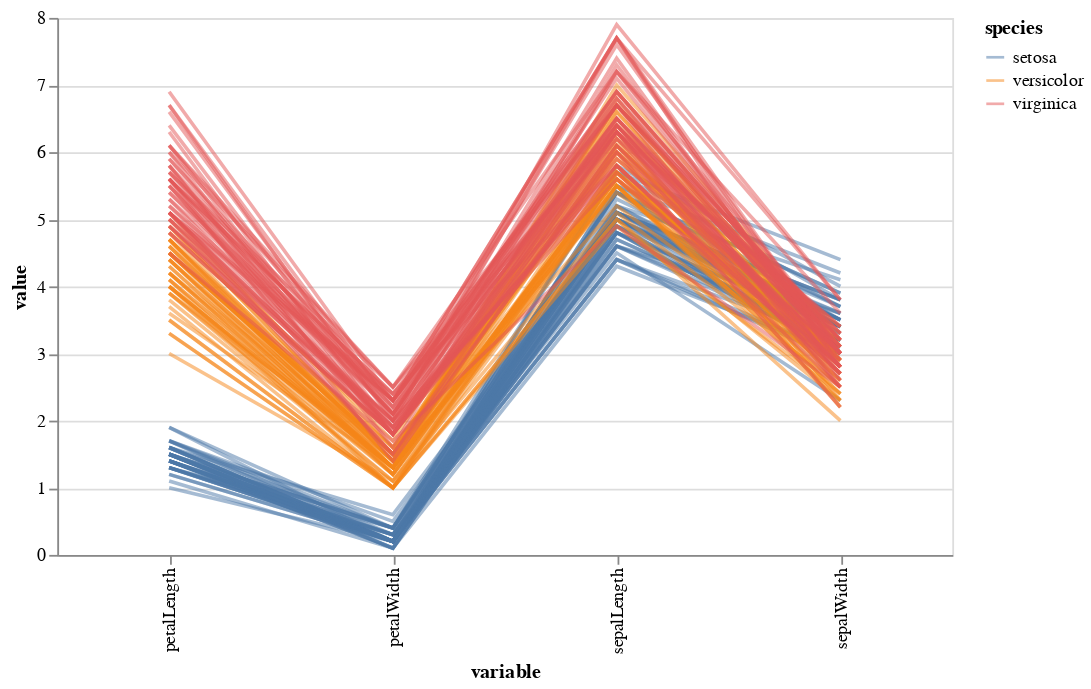

The notebook cell this image was saved under:
### Code cell
import altair as alt
from vega_datasets import data

source = data.iris()
source_transformed = source.reset_index().melt(['species', 'index'])

alt.Chart(source_transformed).mark_line().encode(
    x='variable:N',
    y='value:Q',
    color='species:N',
    detail='index:N',
    opacity=alt.value(0.5)
).properties(width=500)

### Figure 1 — Vega-Lite specification as saved in the notebook (floating-point values rounded to 4 significant figures; data arrays with more than 128 entries replaced by an {"elided": "..."} marker saying what was removed)
{"$schema": "https://vega.github.io/schema/vega-lite/v2.6.0.json", "config": {"view": {"height": 300, "width": 400}}, "data": {"name": "data-05673c603f9d52f88a11dbfed1e0486c"}, "datasets": {"data-05673c603f9d52f88a11dbfed1e0486c": {"elided": "600 records"}}, "encoding": {"color": {"field": "species", "type": "nominal"}, "detail": {"field": "index", "type": "nominal"}, "opacity": {"value": 0.5}, "x": {"field": "variable", "type": "nominal"}, "y": {"field": "value", "type": "quantitative"}}, "mark": "line", "width": 500}
